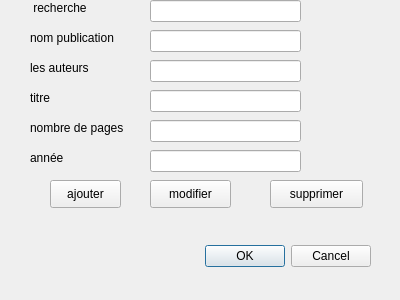
<?xml version="1.0" encoding="UTF-8"?>
<ui version="4.0">
 <class>Dialog</class>
 <widget class="QDialog" name="Dialog">
  <property name="geometry">
   <rect>
    <x>0</x>
    <y>0</y>
    <width>400</width>
    <height>300</height>
   </rect>
  </property>
  <property name="windowTitle">
   <string>Dialog</string>
  </property>
  <widget class="QDialogButtonBox" name="buttonBox">
   <property name="geometry">
    <rect>
     <x>30</x>
     <y>240</y>
     <width>341</width>
     <height>32</height>
    </rect>
   </property>
   <property name="orientation">
    <enum>Qt::Horizontal</enum>
   </property>
   <property name="standardButtons">
    <set>QDialogButtonBox::Cancel|QDialogButtonBox::Ok</set>
   </property>
  </widget>
  <widget class="QLabel" name="label">
   <property name="geometry">
    <rect>
     <x>30</x>
     <y>30</y>
     <width>101</width>
     <height>16</height>
    </rect>
   </property>
   <property name="text">
    <string>nom publication</string>
   </property>
  </widget>
  <widget class="QLabel" name="label_2">
   <property name="geometry">
    <rect>
     <x>30</x>
     <y>60</y>
     <width>101</width>
     <height>16</height>
    </rect>
   </property>
   <property name="text">
    <string>les auteurs</string>
   </property>
  </widget>
  <widget class="QLabel" name="label_3">
   <property name="geometry">
    <rect>
     <x>30</x>
     <y>90</y>
     <width>55</width>
     <height>16</height>
    </rect>
   </property>
   <property name="text">
    <string>titre</string>
   </property>
  </widget>
  <widget class="QLabel" name="label_4">
   <property name="geometry">
    <rect>
     <x>30</x>
     <y>120</y>
     <width>111</width>
     <height>16</height>
    </rect>
   </property>
   <property name="text">
    <string>nombre de pages</string>
   </property>
  </widget>
  <widget class="QLabel" name="label_5">
   <property name="geometry">
    <rect>
     <x>30</x>
     <y>150</y>
     <width>55</width>
     <height>16</height>
    </rect>
   </property>
   <property name="text">
    <string>année</string>
   </property>
  </widget>
  <widget class="QLineEdit" name="pub">
   <property name="geometry">
    <rect>
     <x>150</x>
     <y>30</y>
     <width>151</width>
     <height>22</height>
    </rect>
   </property>
  </widget>
  <widget class="QLineEdit" name="auteurs">
   <property name="geometry">
    <rect>
     <x>150</x>
     <y>60</y>
     <width>151</width>
     <height>22</height>
    </rect>
   </property>
  </widget>
  <widget class="QLineEdit" name="titre">
   <property name="geometry">
    <rect>
     <x>150</x>
     <y>90</y>
     <width>151</width>
     <height>22</height>
    </rect>
   </property>
  </widget>
  <widget class="QLineEdit" name="nbr">
   <property name="geometry">
    <rect>
     <x>150</x>
     <y>120</y>
     <width>151</width>
     <height>22</height>
    </rect>
   </property>
  </widget>
  <widget class="QLineEdit" name="ann">
   <property name="geometry">
    <rect>
     <x>150</x>
     <y>150</y>
     <width>151</width>
     <height>22</height>
    </rect>
   </property>
  </widget>
  <widget class="QLineEdit" name="lineEdit_6">
   <property name="geometry">
    <rect>
     <x>150</x>
     <y>0</y>
     <width>151</width>
     <height>22</height>
    </rect>
   </property>
  </widget>
  <widget class="QLabel" name="label_6">
   <property name="geometry">
    <rect>
     <x>30</x>
     <y>0</y>
     <width>101</width>
     <height>16</height>
    </rect>
   </property>
   <property name="text">
    <string> recherche</string>
   </property>
  </widget>
  <widget class="QPushButton" name="pushButton_2">
   <property name="geometry">
    <rect>
     <x>50</x>
     <y>180</y>
     <width>71</width>
     <height>28</height>
    </rect>
   </property>
   <property name="text">
    <string>ajouter</string>
   </property>
  </widget>
  <widget class="QPushButton" name="pushButton_3">
   <property name="geometry">
    <rect>
     <x>150</x>
     <y>180</y>
     <width>81</width>
     <height>28</height>
    </rect>
   </property>
   <property name="text">
    <string>modifier</string>
   </property>
  </widget>
  <widget class="QPushButton" name="pushButton_4">
   <property name="geometry">
    <rect>
     <x>270</x>
     <y>180</y>
     <width>93</width>
     <height>28</height>
    </rect>
   </property>
   <property name="text">
    <string>supprimer</string>
   </property>
  </widget>
  <widget class="QLabel" name="label_7">
   <property name="geometry">
    <rect>
     <x>30</x>
     <y>249</y>
     <width>131</width>
     <height>21</height>
    </rect>
   </property>
   <property name="text">
    <string> </string>
   </property>
  </widget>
 </widget>
 <resources/>
 <connections>
  <connection>
   <sender>buttonBox</sender>
   <signal>accepted()</signal>
   <receiver>Dialog</receiver>
   <slot>accept()</slot>
   <hints>
    <hint type="sourcelabel">
     <x>248</x>
     <y>254</y>
    </hint>
    <hint type="destinationlabel">
     <x>157</x>
     <y>274</y>
    </hint>
   </hints>
  </connection>
  <connection>
   <sender>buttonBox</sender>
   <signal>rejected()</signal>
   <receiver>Dialog</receiver>
   <slot>reject()</slot>
   <hints>
    <hint type="sourcelabel">
     <x>316</x>
     <y>260</y>
    </hint>
    <hint type="destinationlabel">
     <x>286</x>
     <y>274</y>
    </hint>
   </hints>
  </connection>
 </connections>
</ui>
